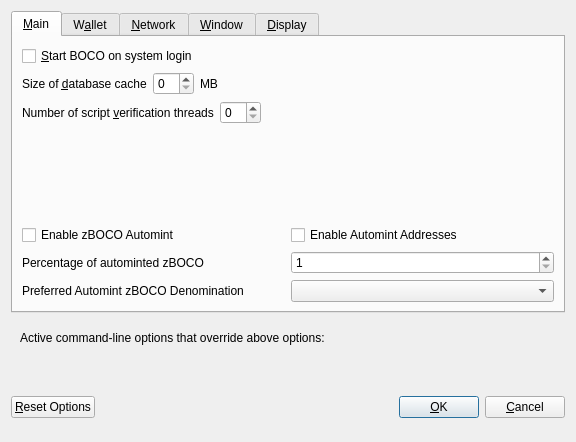
<?xml version="1.0" encoding="UTF-8"?>
<ui version="4.0">
 <class>OptionsDialog</class>
 <widget class="QDialog" name="OptionsDialog">
  <property name="geometry">
   <rect>
    <x>0</x>
    <y>0</y>
    <width>576</width>
    <height>442</height>
   </rect>
  </property>
  <property name="windowTitle">
   <string>Options</string>
  </property>
  <property name="modal">
   <bool>true</bool>
  </property>
  <layout class="QVBoxLayout" name="verticalLayout">
   <item>
    <widget class="QTabWidget" name="tabWidget">
     <property name="currentIndex">
      <number>0</number>
     </property>
     <widget class="QWidget" name="tabMain">
      <attribute name="title">
       <string>&amp;Main</string>
      </attribute>
      <layout class="QVBoxLayout" name="verticalLayout_Main">
       <item>
        <widget class="QCheckBox" name="bitcoinAtStartup">
         <property name="toolTip">
          <string>Automatically start BOCO after logging in to the system.</string>
         </property>
         <property name="text">
          <string>&amp;Start BOCO on system login</string>
         </property>
        </widget>
       </item>
       <item>
        <layout class="QHBoxLayout" name="horizontalLayout_2_Main">
         <item>
          <widget class="QLabel" name="databaseCacheLabel">
           <property name="text">
            <string>Size of &amp;database cache</string>
           </property>
           <property name="textFormat">
            <enum>Qt::PlainText</enum>
           </property>
           <property name="buddy">
            <cstring>databaseCache</cstring>
           </property>
          </widget>
         </item>
         <item>
          <widget class="QSpinBox" name="databaseCache"/>
         </item>
         <item>
          <widget class="QLabel" name="databaseCacheUnitLabel">
           <property name="text">
            <string>MB</string>
           </property>
           <property name="textFormat">
            <enum>Qt::PlainText</enum>
           </property>
          </widget>
         </item>
         <item>
          <spacer name="horizontalSpacer_2_Main">
           <property name="orientation">
            <enum>Qt::Horizontal</enum>
           </property>
           <property name="sizeHint" stdset="0">
            <size>
             <width>40</width>
             <height>20</height>
            </size>
           </property>
          </spacer>
         </item>
        </layout>
       </item>
       <item>
        <layout class="QHBoxLayout" name="horizontalLayout_3_Main">
         <item>
          <widget class="QLabel" name="threadsScriptVerifLabel">
           <property name="text">
            <string>Number of script &amp;verification threads</string>
           </property>
           <property name="textFormat">
            <enum>Qt::PlainText</enum>
           </property>
           <property name="buddy">
            <cstring>threadsScriptVerif</cstring>
           </property>
          </widget>
         </item>
         <item>
          <widget class="QSpinBox" name="threadsScriptVerif">
           <property name="toolTip">
            <string>(0 = auto, &lt;0 = leave that many cores free)</string>
           </property>
          </widget>
         </item>
         <item>
          <spacer name="horizontalSpacer_3_Main">
           <property name="orientation">
            <enum>Qt::Horizontal</enum>
           </property>
           <property name="sizeHint" stdset="0">
            <size>
             <width>40</width>
             <height>20</height>
            </size>
           </property>
          </spacer>
         </item>
        </layout>
       </item>
       <item>
        <spacer name="verticalSpacer_2">
         <property name="orientation">
          <enum>Qt::Vertical</enum>
         </property>
         <property name="sizeHint" stdset="0">
          <size>
           <width>20</width>
           <height>40</height>
          </size>
         </property>
        </spacer>
       </item>
       <item>
        <widget class="QWidget" name="verticalZpivOptionsWidget" native="true">
         <layout class="QVBoxLayout" name="verticalZpivOptionsLayout">
          <property name="margin">
           <number>0</number>
          </property>
          <item>
           <layout class="QHBoxLayout" name="horizontalAutomintingLayout">
            <item>
             <widget class="QCheckBox" name="checkBoxZeromintEnable">
              <property name="toolTip">
               <string>Enable automatic minting of BOCO units to zBOCO</string>
              </property>
              <property name="layoutDirection">
               <enum>Qt::LeftToRight</enum>
              </property>
              <property name="text">
               <string>Enable zBOCO Automint</string>
              </property>
             </widget>
            </item>
            <item>
             <widget class="QCheckBox" name="checkBoxZeromintAddresses">
              <property name="toolTip">
               <string>Enable automatic zBOCO minting from specific addresses</string>
              </property>
              <property name="layoutDirection">
               <enum>Qt::LeftToRight</enum>
              </property>
              <property name="text">
               <string>Enable Automint Addresses</string>
              </property>
             </widget>
            </item>
           </layout>
          </item>
          <item>
           <layout class="QHBoxLayout" name="horizontalZmintPercentageLayout">
            <item>
             <widget class="QLabel" name="percentage_label">
              <property name="toolTip">
               <string>Percentage of incoming BOCO which get automatically converted to zBOCO via Zerocoin Protocol (min: 10%)</string>
              </property>
              <property name="text">
               <string>Percentage of autominted zBOCO</string>
              </property>
             </widget>
            </item>
            <item>
             <widget class="QSpinBox" name="zeromintPercentage">
              <property name="minimum">
               <number>1</number>
              </property>
              <property name="maximum">
               <number>100</number>
              </property>
             </widget>
            </item>
           </layout>
          </item>
          <item>
           <layout class="QHBoxLayout" name="horizontalLayout" stretch="0,0">
            <property name="sizeConstraint">
             <enum>QLayout::SetFixedSize</enum>
            </property>
            <item>
             <widget class="QLabel" name="labelPreferredDenom">
              <property name="maximumSize">
               <size>
                <width>16777215</width>
                <height>16777215</height>
               </size>
              </property>
              <property name="toolTip">
               <string>Wait with automatic conversion to Zerocoin until enough BOCO for this denomination is available</string>
              </property>
              <property name="text">
               <string>Preferred Automint zBOCO Denomination</string>
              </property>
             </widget>
            </item>
            <item>
             <widget class="QComboBox" name="preferredDenom">
              <property name="maximumSize">
               <size>
                <width>16777215</width>
                <height>27</height>
               </size>
              </property>
              <property name="toolTip">
               <string>Wait with automatic conversion to Zerocoin until enough BOCO for this denomination is available</string>
              </property>
              <property name="maxVisibleItems">
               <number>9</number>
              </property>
              <property name="maxCount">
               <number>9</number>
              </property>
             </widget>
            </item>
           </layout>
          </item>
         </layout>
        </widget>
       </item>
      </layout>
     </widget>
     <widget class="QWidget" name="tabWallet">
      <attribute name="title">
       <string>W&amp;allet</string>
      </attribute>
      <layout class="QVBoxLayout" name="verticalLayout_Wallet">
       <item>
        <layout class="QHBoxLayout" name="horizontalLayout_2_Wallet">
         <item>
          <widget class="QLabel" name="labelStakeSplitThresholdText">
           <property name="text">
            <string>Stake split threshold:</string>
           </property>
          </widget>
         </item>
         <item>
          <widget class="QSpinBox" name="spinBoxStakeSplitThreshold">
           <property name="minimum">
            <number>1</number>
           </property>
           <property name="maximum">
            <number>999999</number>
           </property>
          </widget>
         </item>
        </layout>
       </item>
       <item>
        <widget class="QGroupBox" name="groupBox">
         <property name="title">
          <string>Expert</string>
         </property>
         <layout class="QVBoxLayout" name="verticalLayout_2">
          <item>
           <widget class="QCheckBox" name="coinControlFeatures">
            <property name="toolTip">
             <string>Whether to show coin control features or not.</string>
            </property>
            <property name="text">
             <string>Enable coin &amp;control features</string>
            </property>
           </widget>
          </item>
          <item>
           <widget class="QCheckBox" name="showMasternodesTab">
            <property name="toolTip">
             <string>Show additional tab listing all your masternodes in first sub-tab&lt;br/&gt;and all masternodes on the network in second sub-tab.</string>
            </property>
            <property name="text">
             <string>Show Masternodes Tab</string>
            </property>
           </widget>
          </item>
          <item>
           <widget class="QCheckBox" name="spendZeroConfChange">
            <property name="toolTip">
             <string>If you disable the spending of unconfirmed change, the change from a transaction&lt;br/&gt;cannot be used until that transaction has at least one confirmation.&lt;br/&gt;This also affects how your balance is computed.</string>
            </property>
            <property name="text">
             <string>&amp;Spend unconfirmed change</string>
            </property>
           </widget>
          </item>
         </layout>
        </widget>
       </item>
       <item>
        <spacer name="verticalSpacer_Wallet">
         <property name="orientation">
          <enum>Qt::Vertical</enum>
         </property>
         <property name="sizeHint" stdset="0">
          <size>
           <width>20</width>
           <height>40</height>
          </size>
         </property>
        </spacer>
       </item>
      </layout>
     </widget>
     <widget class="QWidget" name="tabNetwork">
      <attribute name="title">
       <string>&amp;Network</string>
      </attribute>
      <layout class="QVBoxLayout" name="verticalLayout_Network">
       <item>
        <widget class="QCheckBox" name="mapPortUpnp">
         <property name="toolTip">
          <string>Automatically open the BOCO client port on the router. This only works when your router supports UPnP and it is enabled.</string>
         </property>
         <property name="text">
          <string>Map port using &amp;UPnP</string>
         </property>
        </widget>
       </item>
       <item>
        <widget class="QCheckBox" name="allowIncoming">
         <property name="toolTip">
          <string>Accept connections from outside</string>
         </property>
         <property name="text">
          <string>Allow incoming connections</string>
         </property>
        </widget>
       </item>
       <item>
        <widget class="QCheckBox" name="connectSocks">
         <property name="toolTip">
          <string>Connect to the BOCO network through a SOCKS5 proxy.</string>
         </property>
         <property name="text">
          <string>&amp;Connect through SOCKS5 proxy (default proxy):</string>
         </property>
        </widget>
       </item>
       <item>
        <layout class="QHBoxLayout" name="horizontalLayout_1_Network">
         <item>
          <widget class="QLabel" name="proxyIpLabel">
           <property name="text">
            <string>Proxy &amp;IP:</string>
           </property>
           <property name="textFormat">
            <enum>Qt::PlainText</enum>
           </property>
           <property name="buddy">
            <cstring>proxyIp</cstring>
           </property>
          </widget>
         </item>
         <item>
          <widget class="QValidatedLineEdit" name="proxyIp">
           <property name="minimumSize">
            <size>
             <width>140</width>
             <height>0</height>
            </size>
           </property>
           <property name="maximumSize">
            <size>
             <width>140</width>
             <height>16777215</height>
            </size>
           </property>
           <property name="toolTip">
            <string>IP address of the proxy (e.g. IPv4: 127.0.0.1 / IPv6: ::1)</string>
           </property>
          </widget>
         </item>
         <item>
          <widget class="QLabel" name="proxyPortLabel">
           <property name="text">
            <string>&amp;Port:</string>
           </property>
           <property name="textFormat">
            <enum>Qt::PlainText</enum>
           </property>
           <property name="buddy">
            <cstring>proxyPort</cstring>
           </property>
          </widget>
         </item>
         <item>
          <widget class="QLineEdit" name="proxyPort">
           <property name="minimumSize">
            <size>
             <width>55</width>
             <height>0</height>
            </size>
           </property>
           <property name="maximumSize">
            <size>
             <width>55</width>
             <height>16777215</height>
            </size>
           </property>
           <property name="toolTip">
            <string>Port of the proxy (e.g. 9050)</string>
           </property>
          </widget>
         </item>
         <item>
          <spacer name="horizontalSpacer_1_Network">
           <property name="orientation">
            <enum>Qt::Horizontal</enum>
           </property>
           <property name="sizeHint" stdset="0">
            <size>
             <width>40</width>
             <height>20</height>
            </size>
           </property>
          </spacer>
         </item>
        </layout>
       </item>
       <item>
        <spacer name="verticalSpacer_Network">
         <property name="orientation">
          <enum>Qt::Vertical</enum>
         </property>
         <property name="sizeHint" stdset="0">
          <size>
           <width>20</width>
           <height>40</height>
          </size>
         </property>
        </spacer>
       </item>
      </layout>
     </widget>
     <widget class="QWidget" name="tabWindow">
      <attribute name="title">
       <string>&amp;Window</string>
      </attribute>
      <layout class="QVBoxLayout" name="verticalLayout_Window">
       <item>
        <widget class="QCheckBox" name="minimizeToTray">
         <property name="toolTip">
          <string>Show only a tray icon after minimizing the window.</string>
         </property>
         <property name="text">
          <string>&amp;Minimize to the tray instead of the taskbar</string>
         </property>
        </widget>
       </item>
       <item>
        <widget class="QCheckBox" name="minimizeOnClose">
         <property name="toolTip">
          <string>Minimize instead of exit the application when the window is closed. When this option is enabled, the application will be closed only after selecting Quit in the menu.</string>
         </property>
         <property name="text">
          <string>M&amp;inimize on close</string>
         </property>
        </widget>
       </item>
       <item>
        <spacer name="verticalSpacer_Window">
         <property name="orientation">
          <enum>Qt::Vertical</enum>
         </property>
         <property name="sizeHint" stdset="0">
          <size>
           <width>20</width>
           <height>40</height>
          </size>
         </property>
        </spacer>
       </item>
      </layout>
     </widget>
     <widget class="QWidget" name="tabDisplay">
      <attribute name="title">
       <string>&amp;Display</string>
      </attribute>
      <layout class="QVBoxLayout" name="verticalLayout_Display">
       <item>
        <layout class="QHBoxLayout" name="horizontalLayout_1_Display">
         <item>
          <widget class="QLabel" name="langLabel">
           <property name="text">
            <string>User Interface &amp;language:</string>
           </property>
           <property name="textFormat">
            <enum>Qt::PlainText</enum>
           </property>
           <property name="buddy">
            <cstring>lang</cstring>
           </property>
          </widget>
         </item>
         <item>
          <widget class="QValueComboBox" name="lang">
           <property name="toolTip">
            <string>The user interface language can be set here. This setting will take effect after restarting BOCO.</string>
           </property>
          </widget>
         </item>
        </layout>
       </item>
       <item>
        <widget class="QLabel" name="label_3">
         <property name="toolTip">
          <string notr="true"/>
         </property>
         <property name="statusTip">
          <string notr="true"/>
         </property>
         <property name="whatsThis">
          <string notr="true"/>
         </property>
         <property name="accessibleName">
          <string notr="true"/>
         </property>
         <property name="text">
          <string>Language missing or translation incomplete? Help contributing translations here:
https://discord.gg/ARRRgQzpdZ</string>
         </property>
         <property name="wordWrap">
          <bool>true</bool>
         </property>
         <property name="openExternalLinks">
          <bool>true</bool>
         </property>
         <property name="textInteractionFlags">
          <set>Qt::TextBrowserInteraction</set>
         </property>
        </widget>
       </item>
       <item>
        <layout class="QHBoxLayout" name="horizontalLayout_2_Display" stretch="0,0">
         <item>
          <widget class="QLabel" name="themeLabel">
           <property name="text">
            <string>User Interface Theme:</string>
           </property>
          </widget>
         </item>
         <item>
          <widget class="QValueComboBox" name="theme"/>
         </item>
        </layout>
       </item>
       <item>
        <widget class="QWidget" name="verticalZpivDisplayWidget" native="true">
         <layout class="QVBoxLayout" name="verticalZpivDisplayLayout">
          <property name="margin">
           <number>0</number>
          </property>
          <item>
           <widget class="Line" name="line">
            <property name="orientation">
             <enum>Qt::Horizontal</enum>
            </property>
           </widget>
          </item>
          <item>
           <layout class="QHBoxLayout" name="horizontalLayout_3_Display">
            <item>
             <widget class="QLabel" name="unitLabel">
              <property name="text">
               <string>Unit to show amounts in:</string>
              </property>
              <property name="textFormat">
               <enum>Qt::PlainText</enum>
              </property>
             </widget>
            </item>
            <item>
             <widget class="QValueComboBox" name="unit">
              <property name="toolTip">
               <string>Choose the default subdivision unit to show in the interface and when sending coins.</string>
              </property>
             </widget>
            </item>
           </layout>
          </item>
          <item>
           <layout class="QHBoxLayout" name="horizontalLayout_4_Display">
            <item>
             <widget class="QLabel" name="digitsLabel">
              <property name="text">
               <string>Decimal digits</string>
              </property>
             </widget>
            </item>
            <item>
             <widget class="QValueComboBox" name="digits"/>
            </item>
           </layout>
          </item>
          <item>
           <layout class="QHBoxLayout" name="horizontalLayout_5_Display">
            <item>
             <widget class="QCheckBox" name="checkBoxHideZeroBalances">
              <property name="toolTip">
               <string>Hide empty balances</string>
              </property>
              <property name="layoutDirection">
               <enum>Qt::LeftToRight</enum>
              </property>
              <property name="text">
               <string>Hide empty balances</string>
              </property>
             </widget>
            </item>
            <item>
             <widget class="QCheckBox" name="checkBoxHideOrphans">
              <property name="toolTip">
               <string>Hide orphan stakes in transaction lists</string>
              </property>
              <property name="text">
               <string>Hide orphan stakes</string>
              </property>
             </widget>
            </item>
            <item>
             <spacer name="horizontalSpacer">
              <property name="orientation">
               <enum>Qt::Horizontal</enum>
              </property>
              <property name="sizeHint" stdset="0">
               <size>
                <width>40</width>
                <height>20</height>
               </size>
              </property>
             </spacer>
            </item>
           </layout>
          </item>
          <item>
           <layout class="QHBoxLayout" name="horizontalLayout_6_Display">
            <item>
             <widget class="QLabel" name="thirdPartyTxUrlsLabel">
              <property name="toolTip">
               <string>Third party URLs (e.g. a block explorer) that appear in the transactions tab as context menu items. %s in the URL is replaced by transaction hash. Multiple URLs are separated by vertical bar |.</string>
              </property>
              <property name="text">
               <string>Third party transaction URLs</string>
              </property>
             </widget>
            </item>
            <item>
             <widget class="QLineEdit" name="thirdPartyTxUrls">
              <property name="toolTip">
               <string>Third party URLs (e.g. a block explorer) that appear in the transactions tab as context menu items. %s in the URL is replaced by transaction hash. Multiple URLs are separated by vertical bar |.</string>
              </property>
             </widget>
            </item>
           </layout>
          </item>
         </layout>
        </widget>
       </item>
       <item>
        <spacer name="verticalSpacer">
         <property name="orientation">
          <enum>Qt::Vertical</enum>
         </property>
         <property name="sizeHint" stdset="0">
          <size>
           <width>20</width>
           <height>40</height>
          </size>
         </property>
        </spacer>
       </item>
      </layout>
     </widget>
    </widget>
   </item>
   <item>
    <widget class="QFrame" name="frame">
     <layout class="QVBoxLayout" name="verticalLayout_Bottom">
      <item>
       <layout class="QHBoxLayout" name="horizontalLayout_Bottom">
        <item>
         <widget class="QLabel" name="overriddenByCommandLineInfoLabel">
          <property name="text">
           <string>Active command-line options that override above options:</string>
          </property>
          <property name="textFormat">
           <enum>Qt::PlainText</enum>
          </property>
         </widget>
        </item>
        <item>
         <spacer name="horizontalSpacer_Bottom">
          <property name="orientation">
           <enum>Qt::Horizontal</enum>
          </property>
          <property name="sizeHint" stdset="0">
           <size>
            <width>40</width>
            <height>20</height>
           </size>
          </property>
         </spacer>
        </item>
       </layout>
      </item>
      <item>
       <widget class="QLabel" name="overriddenByCommandLineLabel">
        <property name="text">
         <string/>
        </property>
        <property name="textFormat">
         <enum>Qt::PlainText</enum>
        </property>
        <property name="wordWrap">
         <bool>true</bool>
        </property>
       </widget>
      </item>
     </layout>
    </widget>
   </item>
   <item>
    <layout class="QHBoxLayout" name="horizontalLayout_Buttons">
     <item>
      <widget class="QPushButton" name="resetButton">
       <property name="toolTip">
        <string>Reset all client options to default.</string>
       </property>
       <property name="text">
        <string>&amp;Reset Options</string>
       </property>
       <property name="autoDefault">
        <bool>false</bool>
       </property>
      </widget>
     </item>
     <item>
      <spacer name="horizontalSpacer_1">
       <property name="orientation">
        <enum>Qt::Horizontal</enum>
       </property>
       <property name="sizeHint" stdset="0">
        <size>
         <width>40</width>
         <height>48</height>
        </size>
       </property>
      </spacer>
     </item>
     <item>
      <widget class="QLabel" name="statusLabel">
       <property name="minimumSize">
        <size>
         <width>200</width>
         <height>0</height>
        </size>
       </property>
       <property name="font">
        <font>
         <weight>75</weight>
         <bold>true</bold>
        </font>
       </property>
       <property name="text">
        <string/>
       </property>
       <property name="textFormat">
        <enum>Qt::PlainText</enum>
       </property>
       <property name="wordWrap">
        <bool>true</bool>
       </property>
      </widget>
     </item>
     <item>
      <spacer name="horizontalSpacer_2">
       <property name="orientation">
        <enum>Qt::Horizontal</enum>
       </property>
       <property name="sizeHint" stdset="0">
        <size>
         <width>40</width>
         <height>48</height>
        </size>
       </property>
      </spacer>
     </item>
     <item>
      <widget class="QPushButton" name="okButton">
       <property name="text">
        <string>&amp;OK</string>
       </property>
       <property name="autoDefault">
        <bool>false</bool>
       </property>
       <property name="default">
        <bool>true</bool>
       </property>
      </widget>
     </item>
     <item>
      <widget class="QPushButton" name="cancelButton">
       <property name="text">
        <string>&amp;Cancel</string>
       </property>
       <property name="autoDefault">
        <bool>false</bool>
       </property>
      </widget>
     </item>
    </layout>
   </item>
  </layout>
 </widget>
 <customwidgets>
  <customwidget>
   <class>QValidatedLineEdit</class>
   <extends>QLineEdit</extends>
   <header>qvalidatedlineedit.h</header>
  </customwidget>
  <customwidget>
   <class>QValueComboBox</class>
   <extends>QComboBox</extends>
   <header>qvaluecombobox.h</header>
  </customwidget>
 </customwidgets>
 <resources/>
 <connections/>
</ui>
